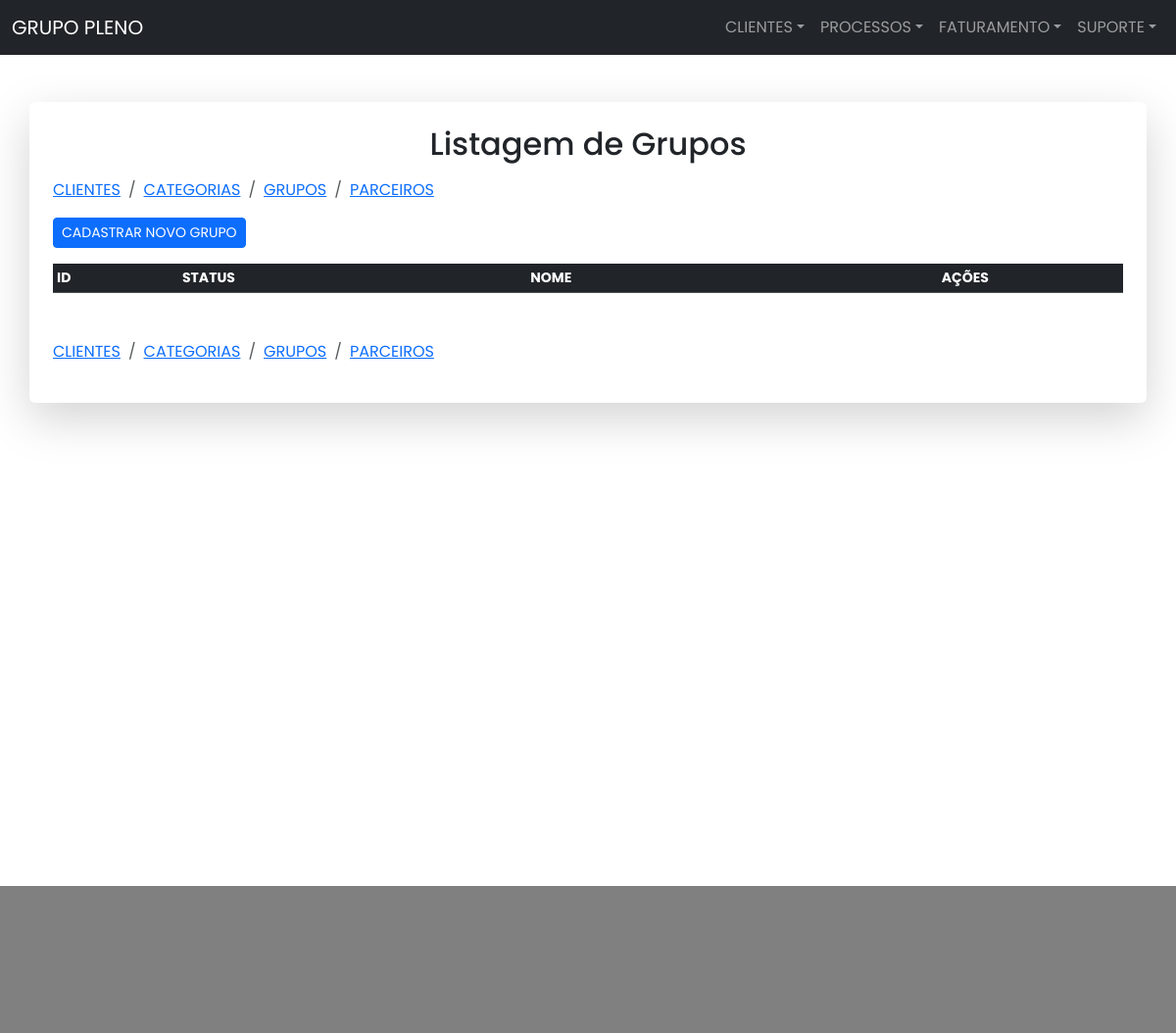
Before: /grupos/ with the older database file.
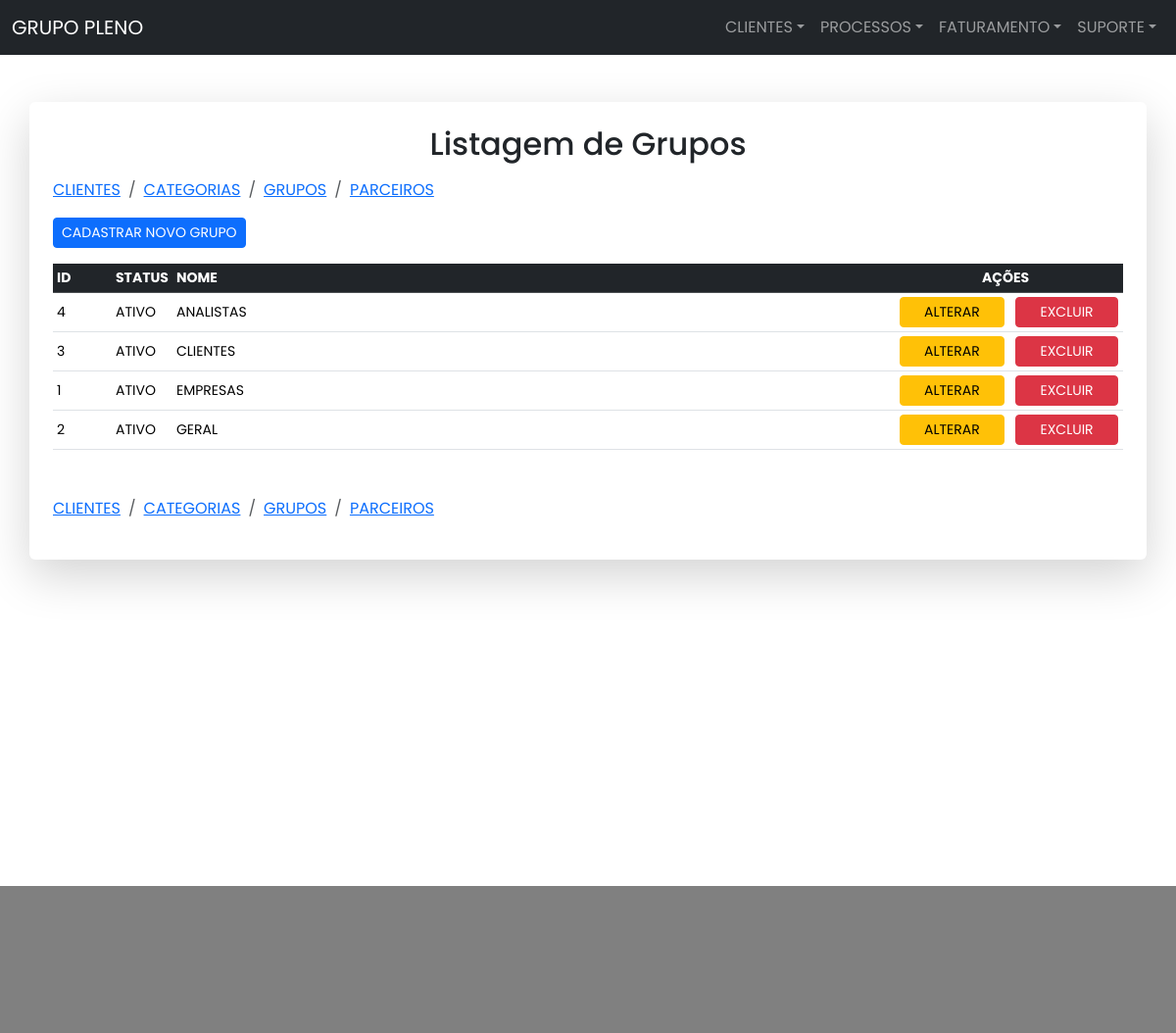
After: the same page with the newer database file.
### parceiros/models.py (models this page shows, shortened)
class Teste1Grupo(models.Model):
    STATUS_CHOICES = [
        ('A', 'ATIVO'),
        ('I', 'INATIVO'),
    ]
    nome = models.CharField(max_length=100)
    status = models.CharField(
        max_length=2, choices=STATUS_CHOICES)

### parceiros/views.py (the view, shortened to what this page needs)
# urls.py: path('grupos/', GrupoView.as_view(), name='grupos'),
class GrupoView(View):
    template_name = 'clientes/grupos_list.html'
    def get(self, request):
        title = 'GRUPOS'
        grupos = Teste1Grupo.objects.all().order_by('nome')
        form = GrupoForm()
        return render(request, GrupoView.template_name, {
            'title': title,
            'grupos': grupos,
            'form': form
        })

### parceiros/templates/clientes/grupos_list.html (shortened to what this page needs)
{% extends 'base.html' %}
{% load static %}
{% block body %}
<main class="container p-4 shadow-lg p-3 mb-5 bg-white rounded my-5">
    <h2 class="text-center mb-3">Listagem de Grupos</h2>
    {% include 'clientes/_breadcrumb_clientes.html' %}
    <button data-bs-toggle="modal" data-bs-target="#createModal" class="btn btn-sm btn-primary btn-sm mb-3">CADASTRAR NOVO GRUPO</button>
    <table class="table table-responsive table-hover table-sm">
        <thead class="table-dark">
            <tr class="small text-uppercase">
                <th>ID</th>
                <th>Status</th>
                <th>Nome</th>
                <th class="text-center">Ações</th>
            </tr>
        </thead>
        <tbody class="table-sm">
            {% for grupo in grupos %}
            <tr class="small">
                <td class="align-middle" style="width:60px">{{ grupo.id }}</td>
                <td class="align-middle" style="width:60px">{{ grupo.get_status_display }}</td>
                <td class="align-middle">{{ grupo.nome }}</td>
                <td class="align-middle" style="width:240px" class="text-center">
                    <a href="" data-bs-toggle="modal" data-bs-target="#updateModal_{{ grupo.id }}" class="btn btn-sm btn-warning px-4 mx-2">ALTERAR</a>
                    <a href="" data-bs-toggle="modal" data-bs-target="#deletModal_{{ grupo.id }}" class="btn btn-sm btn-danger px-4">EXCLUIR</a>
                </td>
            </tr>
            {% endfor %}
        </tbody>
    </table>
    {% include 'clientes/_breadcrumb_clientes.html' %}
</main>
{% endblock %}

Changed rows visible on the page:
added Teste1Grupo: id "4", status "ATIVO", nome "ANALISTAS"
added Teste1Grupo: id "3", status "ATIVO", nome "CLIENTES"
added Teste1Grupo: id "1", status "ATIVO", nome "EMPRESAS"
added Teste1Grupo: id "2", status "ATIVO", nome "GERAL"
